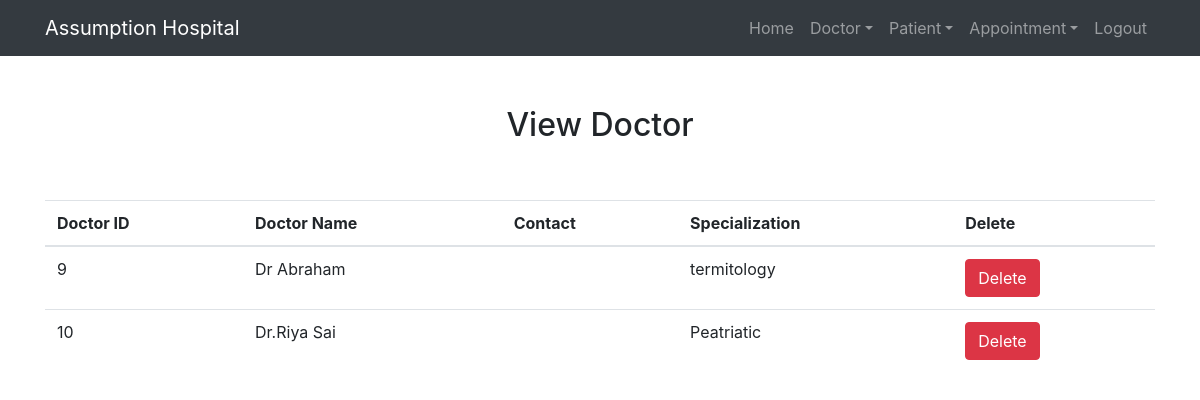
/view_doctor/ (signed in), run on the app's committed database.
### hospital/models.py (models this page shows, shortened)
class Doctor(models.Model):
     name=models.CharField(max_length=50)
     mobile= models.IntegerField()
     special=models.CharField(max_length=50)

### hospital/views.py (the view)
# urls.py: path('view_doctor/',views.view_doctor,name='view_doctor'),
def view_doctor(request):
     if not request.user.is_staff:
         return redirect('login')
     doc=Doctor.objects.all()
     d={'doc':doc}
     return render(request,'view_doctor.html',d)

### templates/view_doctor.html
{% extends 'base.html' %}
{% load static %}
{% block body %}
<div class="container" style="margin-top:50px">
    <h2 class="text-center"> View Doctor</h2>
    <br>
    <br>
    <table class="table table-hover" id="example">
        <thead>
            <tr>
                <th> Doctor ID </th>
                <th> Doctor Name </th>
                <th> Contact</th>
                <th> Specialization </th>
                <th> Delete </th>
            </tr>
        </thead>
        <tbody>
            {% for i in doc %}
            <tr>
                <td>{{i.id}}</td>
                <td>{{i.name}}</td>
                <td>{{i.contact}}</td>
                <td>{{i.special}}</td>
                <td><a href="{% url 'delete_doctor' i.id %}" onclick="return confirm('Are u really want to delete?')"class="btn btn-danger">Delete</a></td>
            </tr>
            {% endfor %}
        </tbody>
    </table>
</div>
{% endblock %}

### data on the page
Doctor: id "9", name "Dr Abraham", special "termitology"
Doctor: id "10", name "Dr.Riya Sai", special "Peatriatic"
